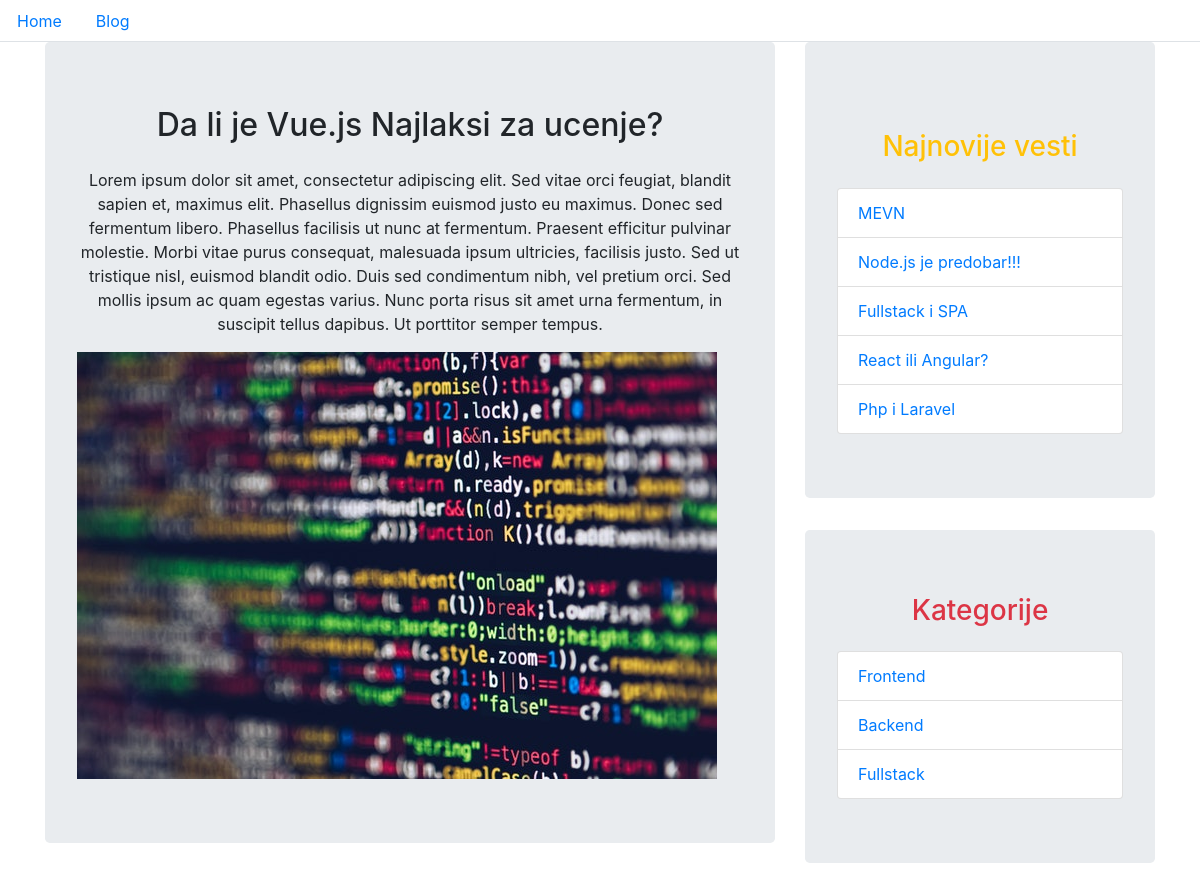
Page /vest.php?id=1 on the committed database.
### tables this page shows
CREATE TABLE `vest` (
  `id` int(11) NOT NULL,
  `naslov` varchar(80) NOT NULL,
  `sadrzaj` text NOT NULL,
  `kategorija_id` int(11) NOT NULL,
  `slika` varchar(200) DEFAULT NULL,
  `objavljeno` date NOT NULL
);

CREATE TABLE `kategorija` (
  `id` int(11) NOT NULL,
  `naziv` varchar(120) NOT NULL
);

### modules/najnovije-vesti.php (the view)
<?php require_once 'db.php' ?>
<?php
  $stmt = $pdo->query("SELECT * FROM vest ORDER BY objavljeno DESC LIMIT 5");
  $vesti = $stmt->fetchAll();
?>
<div class="jumbotron">
  <h3 class="text-center mb-4 mt-4 text-warning">Najnovije vesti</h3>
  <ul class="list-group">
    <?php foreach ($vesti as $vest) { ?>
      <li class="list-group-item">
        <a href="vest.php?id=<?= $vest['id'] ?>"><?= $vest['naslov'] ?></a>
      </li>
    <?php } ?>
  </ul>
</div>

### modules/head.php (shortened to what this page needs)
<!DOCTYPE html>
<html lang="en">
<head>
  <link rel="stylesheet" href="https://cdn.jsdelivr.net/npm/bootstrap@4.6.1/dist/css/bootstrap.min.css">
</head>
<body>

### modules/mainnav.php
<ul class="nav nav-tabs">
  <li class="nav-item">
    <a class="nav-link" href="index.php">Home</a>
  </li>
  <li class="nav-item">
    <a class="nav-link" href="blog.php">Blog</a>
  </li>
</ul>

### vest.php
<?php require_once 'db.php' ?>
<?php
  $id = $_GET['id'];
  $stmt = $pdo->prepare("SELECT * FROM vest WHERE id=?");
  $stmt->execute([$id]);
  $vest = $stmt->fetch();
?>
<?php include 'modules/head.php' ?>
<?php include 'modules/mainnav.php' ?>
<div class="container">
  <div class="row">
    <div class="col-md-8">
      <div class="jumbotron">
        <h2 class="text-center mb-4"><?= $vest['naslov'] ?></h2>
        <p class="text-center">
          <?= $vest['sadrzaj'] ?>
        </p>
        <?php if ($vest['slika']) { ?>
          <img src="images/<?=$vest['slika']?>" alt="Slika">
        <?php } ?>
      </div>
    </div>
    <div class="col-md-4">
      <?php include 'modules/najnovije-vesti.php' ?>
      <?php include 'modules/kategorije.php' ?>
    </div>
  </div>
</div>
<?php include 'modules/foot.php' ?>

### modules/kategorije.php
<?php require_once 'db.php' ?>
<?php
  $stmt = $pdo->query("SELECT * FROM kategorija");
  $kategorije = $stmt->fetchAll();
?>
<div class="jumbotron">
  <h3 class="mb-4 text-center text-danger">Kategorije</h3>
  <ul class="list-group">
    <?php foreach ($kategorije as $kategorija) { ?>
        <li class="list-group-item">
          <a href="kategorija.php?id=<?= $kategorija['id'] ?>">
            <?= $kategorija['naziv'] ?>
          </a>
        </li>
    <?php } ?>
  </ul>
</div>

### modules/foot.php
</body>
</html>

### rows in the picture
vest: naslov "Da li je Vue.js Najlaksi za ucenje?", sadrzaj "Lorem ipsum dolor sit amet, consectetur adipiscing elit. Sed vitae orci feugiat, blandit sapien et, maximus elit. Phasellus dignissim euismod justo eu maximus. Donec sed fermentum libero. Phasellus facilisis ut nunc at fermentum. Praesent efficitur pulvinar molestie. Morbi vitae purus consequat, malesuada ipsum ultricies, facilisis justo. Sed ut tristique nisl, euismod blandit odio. Duis sed condimentum nibh, vel pretium orci. Sed mollis ipsum ac quam egestas varius. Nunc porta risus sit amet urna fermentum, in suscipit tellus dapibus. Ut porttitor semper tempus.", slika (picture)
vest: naslov "MEVN"
vest: naslov "Node.js je predobar!!!"
vest: naslov "Fullstack i SPA"
vest: naslov "React ili Angular?"
vest: naslov "Php i Laravel"
kategorija: naziv "Frontend"
kategorija: naziv "Backend"
kategorija: naziv "Fullstack"
